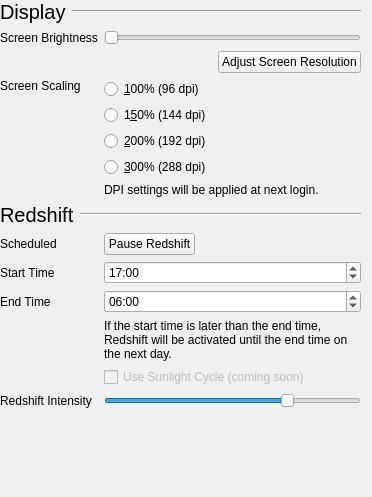
               <widget class="QWidget" name="scrollAreaWidgetContents">
                <property name="geometry">
                 <rect>
                  <x>0</x>
                  <y>0</y>
                  <width>372</width>
                  <height>497</height>
                 </rect>
                </property>
                <layout class="QGridLayout" name="gridLayout_21">
                 <property name="leftMargin">
                  <number>0</number>
                 </property>
                 <property name="topMargin">
                  <number>0</number>
                 </property>
                 <property name="bottomMargin">
                  <number>0</number>
                 </property>
                 <item row="6" column="0">
                  <widget class="QLabel" name="label_5">
                   <property name="text">
                    <string>Start Time</string>
                   </property>
                  </widget>
                 </item>
                 <item row="3" column="0">
                  <widget class="QLabel" name="label_51">
                   <property name="sizePolicy">
                    <sizepolicy hsizetype="Preferred" vsizetype="Preferred">
                     <horstretch>0</horstretch>
                     <verstretch>0</verstretch>
                    </sizepolicy>
                   </property>
                   <property name="text">
                    <string>Screen Scaling</string>
                   </property>
                   <property name="alignment">
                    <set>Qt::AlignLeading|Qt::AlignLeft|Qt::AlignTop</set>
                   </property>
                  </widget>
                 </item>
                 <item row="9" column="1">
                  <widget class="QCheckBox" name="sunlightRedshift">
                   <property name="enabled">
                    <bool>false</bool>
                   </property>
                   <property name="text">
                    <string>Use Sunlight Cycle (coming soon)</string>
                   </property>
                  </widget>
                 </item>
                 <item row="8" column="1">
                  <widget class="QLabel" name="label_57">
                   <property name="text">
                    <string>If the start time is later than the end time, Redshift will be activated until the end time on the next day.</string>
                   </property>
                   <property name="wordWrap">
                    <bool>true</bool>
                   </property>
                  </widget>
                 </item>
                 <item row="7" column="0">
                  <widget class="QLabel" name="label_8">
                   <property name="text">
                    <string>End Time</string>
                   </property>
                  </widget>
                 </item>
                 <item row="10" column="0">
                  <widget class="QLabel" name="label_18">
                   <property name="text">
                    <string>Redshift Intensity</string>
                   </property>
                  </widget>
                 </item>
                 <item row="4" column="0" colspan="2">
                  <widget class="QFrame" name="redshiftHeader">
                   <property name="frameShape">
                    <enum>QFrame::NoFrame</enum>
                   </property>
                   <property name="frameShadow">
                    <enum>QFrame::Raised</enum>
                   </property>
                   <layout class="QHBoxLayout" name="horizontalLayout_9">
                    <property name="leftMargin">
                     <number>0</number>
                    </property>
                    <property name="topMargin">
                     <number>0</number>
                    </property>
                    <property name="rightMargin">
                     <number>0</number>
                    </property>
                    <property name="bottomMargin">
                     <number>0</number>
                    </property>
                    <item>
                     <widget class="QLabel" name="redshiftLabel">
                      <property name="font">
                       <font>
                        <pointsize>15</pointsize>
                       </font>
                      </property>
                      <property name="text">
                       <string>Redshift</string>
                      </property>
                     </widget>
                    </item>
                    <item>
                     <widget class="Line" name="redshiftLine">
                      <property name="sizePolicy">
                       <sizepolicy hsizetype="Expanding" vsizetype="Fixed">
                        <horstretch>0</horstretch>
                        <verstretch>0</verstretch>
                       </sizepolicy>
                      </property>
                      <property name="orientation">
                       <enum>Qt::Horizontal</enum>
                      </property>
                     </widget>
                    </item>
                   </layout>
                  </widget>
                 </item>
                 <item row="7" column="1">
                  <widget class="QTimeEdit" name="endRedshift">
                   <property name="dateTime">
                    <datetime>
                     <hour>6</hour>
                     <minute>0</minute>
                     <second>0</second>
                     <year>2000</year>
                     <month>1</month>
                     <day>1</day>
                    </datetime>
                   </property>
                   <property name="displayFormat">
                    <string>HH:mm</string>
                   </property>
                  </widget>
                 </item>
                 <item row="2" column="0" colspan="2">
                  <widget class="QFrame" name="resolutionFrame">
                   <property name="frameShape">
                    <enum>QFrame::NoFrame</enum>
                   </property>
                   <property name="frameShadow">
                    <enum>QFrame::Raised</enum>
                   </property>
                   <layout class="QHBoxLayout" name="horizontalLayout_10">
                    <property name="leftMargin">
                     <number>0</number>
                    </property>
                    <property name="topMargin">
                     <number>0</number>
                    </property>
                    <property name="rightMargin">
                     <number>0</number>
                    </property>
                    <property name="bottomMargin">
                     <number>0</number>
                    </property>
                    <item>
                     <spacer name="horizontalSpacer_7">
                      <property name="orientation">
                       <enum>Qt::Horizontal</enum>
                      </property>
                      <property name="sizeHint" stdset="0">
                       <size>
                        <width>40</width>
                        <height>20</height>
                       </size>
                      </property>
                     </spacer>
                    </item>
                    <item>
                     <widget class="QPushButton" name="resolutionButton">
                      <property name="text">
                       <string>Adjust Screen Resolution</string>
                      </property>
                      <property name="icon">
                       <iconset theme="preferences-desktop-display">
                        <normaloff>.</normaloff>.</iconset>
                      </property>
                     </widget>
                    </item>
                   </layout>
                  </widget>
                 </item>
                 <item row="10" column="1">
                  <widget class="QSlider" name="redshiftIntensity">
                   <property name="minimum">
                    <number>1000</number>
                   </property>
                   <property name="maximum">
                    <number>6500</number>
                   </property>
                   <property name="value">
                    <number>5000</number>
                   </property>
                   <property name="orientation">
                    <enum>Qt::Horizontal</enum>
                   </property>
                   <property name="invertedAppearance">
                    <bool>false</bool>
                   </property>
                   <property name="invertedControls">
                    <bool>false</bool>
                   </property>
                  </widget>
                 </item>
                 <item row="6" column="1">
                  <widget class="QTimeEdit" name="startRedshift">
                   <property name="dateTime">
                    <datetime>
                     <hour>17</hour>
                     <minute>0</minute>
                     <second>0</second>
                     <year>2000</year>
                     <month>1</month>
                     <day>1</day>
                    </datetime>
                   </property>
                   <property name="displayFormat">
                    <string>HH:mm</string>
                   </property>
                  </widget>
                 </item>
                 <item row="1" column="0">
                  <widget class="QLabel" name="label_4">
                   <property name="text">
                    <string>Screen Brightness</string>
                   </property>
                  </widget>
                 </item>
                 <item row="1" column="1">
                  <widget class="QSlider" name="brightnessSlider">
                   <property name="orientation">
                    <enum>Qt::Horizontal</enum>
                   </property>
                  </widget>
                 </item>
                 <item row="3" column="1">
                  <layout class="QVBoxLayout" name="verticalLayout_33">
                   <item>
                    <widget class="QRadioButton" name="dpi100">
                     <property name="text">
                      <string>&amp;100% (96 dpi)</string>
                     </property>
                    </widget>
                   </item>
                   <item>
                    <widget class="QRadioButton" name="dpi150">
                     <property name="text">
                      <string>1&amp;50% (144 dpi)</string>
                     </property>
                    </widget>
                   </item>
                   <item>
                    <widget class="QRadioButton" name="dpi200">
                     <property name="text">
                      <string>&amp;200% (192 dpi)</string>
                     </property>
                    </widget>
                   </item>
                   <item>
                    <widget class="QRadioButton" name="dpi300">
                     <property name="text">
                      <string>&amp;300% (288 dpi)</string>
                     </property>
                    </widget>
                   </item>
                   <item>
                    <widget class="QLabel" name="label_52">
                     <property name="text">
                      <string>DPI settings will be applied at next login.</string>
                     </property>
                    </widget>
                   </item>
                  </layout>
                 </item>
                 <item row="11" column="1">
                  <spacer name="verticalSpacer_26">
                   <property name="orientation">
                    <enum>Qt::Vertical</enum>
                   </property>
                   <property name="sizeHint" stdset="0">
                    <size>
                     <width>20</width>
                     <height>40</height>
                    </size>
                   </property>
                  </spacer>
                 </item>
                 <item row="5" column="0">
                  <widget class="QLabel" name="label_44">
                   <property name="text">
                    <string>Scheduled</string>
                   </property>
                  </widget>
                 </item>
                 <item row="5" column="1">
                  <layout class="QHBoxLayout" name="horizontalLayout_48">
                   <item>
                    <widget class="Switch" name="redshiftPause">
                     <property name="text">
                      <string>Pause Redshift</string>
                     </property>
                    </widget>
                   </item>
                   <item>
                    <spacer name="horizontalSpacer_34">
                     <property name="orientation">
                      <enum>Qt::Horizontal</enum>
                     </property>
                     <property name="sizeHint" stdset="0">
                      <size>
                       <width>40</width>
                       <height>20</height>
                      </size>
                     </property>
                    </spacer>
                   </item>
                  </layout>
                 </item>
                 <item row="0" column="0" colspan="2">
                  <widget class="QFrame" name="displayHeader">
                   <property name="frameShape">
                    <enum>QFrame::NoFrame</enum>
                   </property>
                   <property name="frameShadow">
                    <enum>QFrame::Raised</enum>
                   </property>
                   <layout class="QHBoxLayout" name="horizontalLayout_8">
                    <property name="leftMargin">
                     <number>0</number>
                    </property>
                    <property name="topMargin">
                     <number>0</number>
                    </property>
                    <property name="rightMargin">
                     <number>0</number>
                    </property>
                    <property name="bottomMargin">
                     <number>0</number>
                    </property>
                    <item>
                     <widget class="QLabel" name="displayLabel">
                      <property name="font">
                       <font>
                        <pointsize>15</pointsize>
                       </font>
                      </property>
                      <property name="text">
                       <string>Display</string>
                      </property>
                     </widget>
                    </item>
                    <item>
                     <widget class="Line" name="displayLine">
                      <property name="sizePolicy">
                       <sizepolicy hsizetype="Expanding" vsizetype="Fixed">
                        <horstretch>0</horstretch>
                        <verstretch>0</verstretch>
                       </sizepolicy>
                      </property>
                      <property name="orientation">
                       <enum>Qt::Horizontal</enum>
                      </property>
                     </widget>
                    </item>
                   </layout>
                  </widget>
                 </item>
                </layout>
               </widget>
